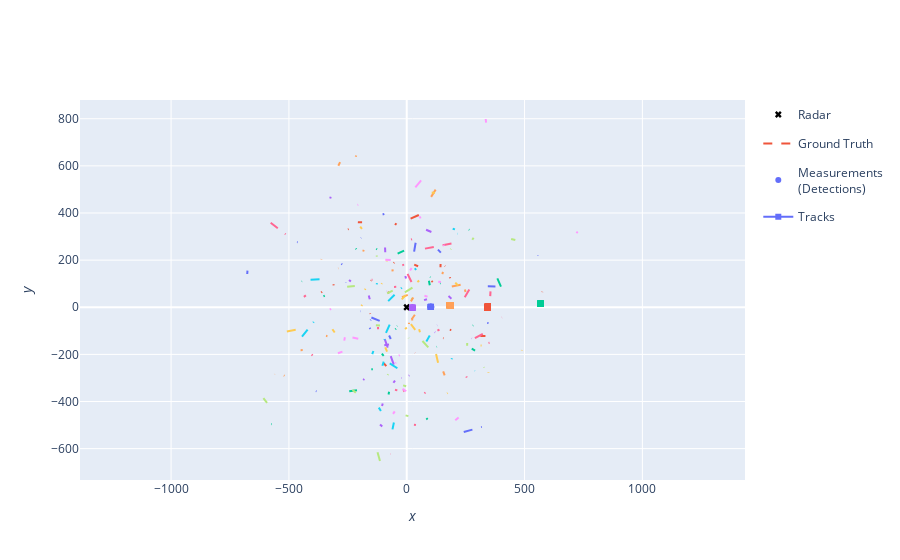

Notebook code for this chart:
### Markdown cell above
## Plot simulation results

### Code cell
from stonesoup.plotter import Plotterly

plotter = Plotterly()
plotter.plot_sensors(radar, "Radar")
plotter.plot_ground_truths(all_truths, [0, 2])
plotter.plot_measurements(all_measurements, [0, 2])
plotter.plot_tracks(all_tracks, [0,2])

plotter.fig
